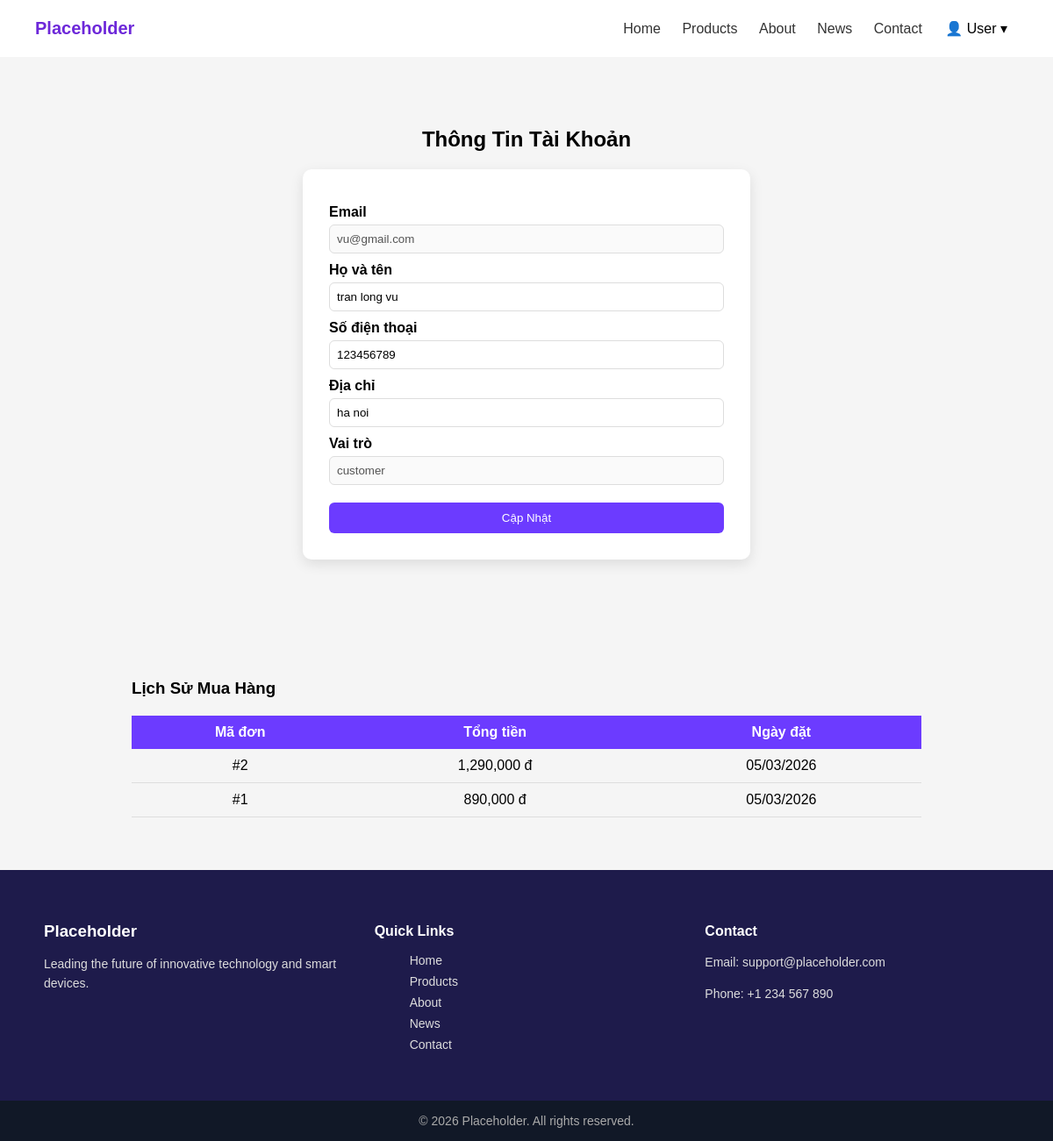
Page /index.php?controller=pages&action=user (signed in) on the committed database.
### tables this page shows
CREATE TABLE `users` (
  `user_id` int(11) NOT NULL,
  `fullname` varchar(100) NOT NULL,
  `email` varchar(100) NOT NULL,
  `password` varchar(255) NOT NULL,
  `phone` varchar(15) DEFAULT NULL,
  `address` text DEFAULT NULL,
  `role` enum('admin','customer') DEFAULT 'customer',
  `created_at` timestamp NULL DEFAULT current_timestamp()
);

CREATE TABLE `orders` (
  `order_id` int(11) NOT NULL,
  `user_id` int(11) DEFAULT NULL,
  `payment_id` int(11) DEFAULT NULL,
  `total` decimal(10,2) DEFAULT NULL,
  `created_at` datetime DEFAULT current_timestamp(),
  `status` varchar(50) DEFAULT 'Chờ xử lý'
);

### app/controllers/PageController.php (called while the page is built, shortened)
<?php
class PageController
{
     public function user() {
        $userModel = new User();
        $userId = $_SESSION['user_id'];
        $user = $userModel->getUserById($userId);
        $orderHistory = $userModel->getOrderHistory($userId);
        require_once "app/views/pages/user.php";
    }
}

### app/models/User.php (called while the page is built, shortened)
<?php
require_once __DIR__ . "/../../config/database.php";
class User {
    private $conn;
    public function __construct() {
        $database = new Database();
        $this->conn = $database->getConnection();
    }
 public function getUserById($id) {
        $sql = "SELECT * FROM users WHERE user_id=?";
        $stmt = mysqli_prepare($this->conn, $sql);
        mysqli_stmt_bind_param($stmt, "i", $id);
        mysqli_stmt_execute($stmt);
        $result = mysqli_stmt_get_result($stmt);
        return mysqli_fetch_assoc($result);
    }
public function getOrderHistory($userId) {
    $sql = "SELECT * FROM orders
            WHERE user_id = ?
            ORDER BY created_at DESC";
    $stmt = mysqli_prepare($this->conn, $sql);
    mysqli_stmt_bind_param($stmt, "i", $userId);
    mysqli_stmt_execute($stmt);
    $result = mysqli_stmt_get_result($stmt);
    return mysqli_fetch_all($result, MYSQLI_ASSOC);
}
}

### config/database.php (called while the page is built)
<?php
class Database {
    private $host = "localhost";
    private $username = "admin";
    private $password = "123456";
    private $dbname = "tech-shop";
    public function getConnection() {
        return mysqli_connect(
            $this->host,
            $this->username,
            $this->password,
            $this->dbname
        );
    }
}

### app/views/pages/user.php (the view, shortened to what this page needs)
<html>
<head>
    <link rel="stylesheet" href="/assets/css/main.css">
</head>
<body>
<header class="navbar">
    <div class="logo">Placeholder</div>
    <nav>
        <a href="index.php?controller=home">Home</a>
        <a href="index.php?controller=products">Products</a>
        <a href="index.php?controller=pages&action=about">About</a>
        <a href="index.php?controller=news">News</a>
        <a href="index.php?controller=pages&action=contact">Contact</a>
        <div class="user-dropdown">
    <button class="user-btn">👤 User ▾</button>
</div>
    </nav>
</header>
<body>
<section class="user-profile">
    <h2>Thông Tin Tài Khoản</h2>
    <form method="POST" class="profile-card">
        <label>Email</label>
        <input type="text" value="<?= $user['email'] ?>" disabled>
        <label>Họ và tên</label>
        <input type="text" name="fullname"
               value="<?= $user['fullname'] ?? '' ?>">
        <label>Số điện thoại</label>
        <input type="text" name="phone"
               value="<?= $user['phone'] ?? '' ?>">
        <label>Địa chỉ</label>
        <input type="text" name="address"
               value="<?= $user['address'] ?? '' ?>">
        <label>Vai trò</label>
        <input type="text" value="<?= $user['role'] ?>" disabled>
        <button type="submit">Cập Nhật</button>
    </form>
</section>
<div class="order-history">
    <h3>Lịch Sử Mua Hàng</h3>
    <?php if (empty($orderHistory)): ?>
        <p>Bạn chưa có đơn hàng nào.</p>
    <?php else: ?>
        <table>
            <tr>
                <th>Mã đơn</th>
                <th>Tổng tiền</th>
                <th>Ngày đặt</th>
            </tr>
            <?php foreach ($orderHistory as $order): ?>
                <tr>
                    <td>#<?= $order['order_id']; ?></td>
                    <td><?= number_format($order['total']); ?> đ</td>
                    <td><?= date("d/m/Y", strtotime($order['created_at'])); ?></td>
                </tr>
            <?php endforeach; ?>
        </table>
    <?php endif; ?>
</div>
</body>
<footer class="footer">
    <div class="footer-container">
        <div class="footer-col">
            <h3>Placeholder</h3>
            <p>Leading the future of innovative technology and smart devices.</p>
        </div>
        <div class="footer-col">
            <h4>Quick Links</h4>
            <ul>
                <a href="<?= BASE_URL ?>index.php?controller=home">Home</a>
                <a href="<?= BASE_URL ?>index.php?controller=products">Products</a>
                <a href="<?= BASE_URL ?>index.php?controller=pages&action=about">About</a>
                <a href="<?= BASE_URL ?>index.php?controller=news">News</a>
                <a href="<?= BASE_URL ?>index.php?controller=pages&action=contact">Contact</a>
            </ul>
        </div>
        <div class="footer-col">
            <h4>Contact</h4>
            <p>Email: support@placeholder.com</p>
            <p>Phone: +1 234 567 890</p>
        </div>
    </div>
    <div class="footer-bottom">
        © 2026 Placeholder. All rights reserved.
    </div>
</footer>
</html>

### assets/css/main.css (style rules this page uses)
body { margin: 0; font-family: Arial, sans-serif; background: #f5f5f5; }
.navbar { display: flex; justify-content: space-between; align-items: center; padding: 15px 40px; background: white; }
.logo { font-weight: bold; font-size: 20px; color: #6d28d9; }
nav a { margin: 0 10px; text-decoration: none; color: #333; }
footer { background: #1e1b4b; color: white; padding-top: 40px; margin-top: 60px; }
.footer-container { display: grid; grid-template-columns: repeat(auto-fit, minmax(220px, 1fr)); gap: 30px; padding: 0 50px 40px; }
.footer-col h3, .footer-col h4 { margin-bottom: 15px; }
.footer-col p { font-size: 14px; line-height: 1.6; color: #ddd; }
.footer-col a { display: block; text-decoration: none; color: #ddd; margin-bottom: 8px; font-size: 14px; }
.footer-bottom { text-align: center; padding: 15px; background: #111827; font-size: 14px; color: #aaa; }
.user-dropdown { position: relative; display: inline-block; }
.user-btn { background: none; border: none; font-size: 16px; cursor: pointer; padding: 8px 12px; }
.user-profile { padding: 60px 20px; display: flex; justify-content: center; flex-direction: column; align-items: center; }
.profile-card { width: 450px; background: #fff; padding: 30px; border-radius: 10px; box-shadow: 0 5px 15px rgba(0,0,0,0.1); display: flex; flex-direction: column; }
.profile-card label { margin-top: 10px; font-weight: bold; }
.profile-card input { padding: 8px; margin-top: 5px; border: 1px solid #ddd; border-radius: 6px; }
.profile-card button { margin-top: 20px; padding: 10px; background: #6c3bff; color: #fff; border: none; border-radius: 6px; cursor: pointer; }
.order-history { width: 900px; margin: 60px auto; }
.order-history h3 { margin-bottom: 20px; }
.order-history table { width: 100%; border-collapse: collapse; }
.order-history th { background: #6c3bff; color: white; padding: 10px; }
.order-history td { padding: 10px; border-bottom: 1px solid #ddd; text-align: center; }

### rows in the picture
users: email "vu@gmail.com", fullname "tran long vu", phone "123456789", address "ha noi", role "customer"
orders: order_id "2", total "1,290,000", created_at "05/03/2026"
orders: order_id "1", total "890,000", created_at "05/03/2026"
